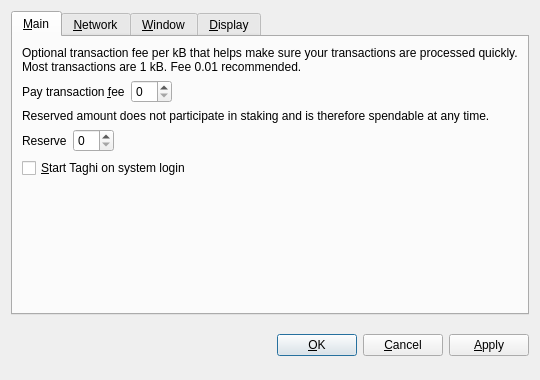
<?xml version="1.0" encoding="UTF-8"?>
<ui version="4.0">
 <class>OptionsDialog</class>
 <widget class="QDialog" name="OptionsDialog">
  <property name="geometry">
   <rect>
    <x>0</x>
    <y>0</y>
    <width>540</width>
    <height>380</height>
   </rect>
  </property>
  <property name="windowTitle">
   <string>Options</string>
  </property>
  <property name="modal">
   <bool>true</bool>
  </property>
  <layout class="QVBoxLayout" name="verticalLayout">
   <item>
    <widget class="QTabWidget" name="tabWidget">
     <property name="tabPosition">
      <enum>QTabWidget::North</enum>
     </property>
     <property name="currentIndex">
      <number>0</number>
     </property>
     <widget class="QWidget" name="tabMain">
      <attribute name="title">
       <string>&amp;Main</string>
      </attribute>
      <layout class="QVBoxLayout" name="verticalLayout_Main">
       <item>
        <widget class="QLabel" name="transactionFeeInfoLabel">
         <property name="text">
          <string>Optional transaction fee per kB that helps make sure your transactions are processed quickly. Most transactions are 1 kB. Fee 0.01 recommended.</string>
         </property>
         <property name="textFormat">
          <enum>Qt::PlainText</enum>
         </property>
         <property name="wordWrap">
          <bool>true</bool>
         </property>
        </widget>
       </item>
       <item>
        <layout class="QHBoxLayout" name="horizontalLayoutFee">
         <item>
          <widget class="QLabel" name="transactionFeeLabel">
           <property name="text">
            <string>Pay transaction &amp;fee</string>
           </property>
           <property name="textFormat">
            <enum>Qt::PlainText</enum>
           </property>
           <property name="buddy">
            <cstring>transactionFee</cstring>
           </property>
          </widget>
         </item>
         <item>
          <widget class="BitcoinAmountField" name="transactionFee"/>
         </item>
         <item>
          <spacer name="horizontalSpacerFee">
           <property name="orientation">
            <enum>Qt::Horizontal</enum>
           </property>
           <property name="sizeHint" stdset="0">
            <size>
             <width>40</width>
             <height>20</height>
            </size>
           </property>
          </spacer>
         </item>
        </layout>
       </item>
       <item>
        <widget class="QLabel" name="reserveBalanceInfoLabel">
         <property name="text">
          <string>Reserved amount does not participate in staking and is therefore spendable at any time.</string>
         </property>
         <property name="textFormat">
          <enum>Qt::PlainText</enum>
         </property>
         <property name="wordWrap">
          <bool>true</bool>
         </property>
        </widget>
       </item>
       <item>
        <layout class="QHBoxLayout" name="horizontalLayoutReserveBalance">
         <item>
          <widget class="QLabel" name="reserveBalanceLabel">
           <property name="text">
            <string>Reserve</string>
           </property>
           <property name="textFormat">
            <enum>Qt::PlainText</enum>
           </property>
           <property name="buddy">
            <cstring>reserveBalance</cstring>
           </property>
          </widget>
         </item>
         <item>
          <widget class="BitcoinAmountField" name="reserveBalance"/>
         </item>
         <item>
          <spacer name="horizontalSpacerReserveBalance">
           <property name="orientation">
            <enum>Qt::Horizontal</enum>
           </property>
           <property name="sizeHint" stdset="0">
            <size>
             <width>40</width>
             <height>20</height>
            </size>
           </property>
          </spacer>
         </item>
        </layout>
       </item>
       <item>
        <widget class="QCheckBox" name="bitcoinAtStartup">
         <property name="toolTip">
          <string>Automatically start Taghi after logging in to the system.</string>
         </property>
         <property name="text">
          <string>&amp;Start Taghi on system login</string>
         </property>
        </widget>
       </item>
       <item>
        <spacer name="verticalSpacer_Main">
         <property name="orientation">
          <enum>Qt::Vertical</enum>
         </property>
         <property name="sizeHint" stdset="0">
          <size>
           <width>20</width>
           <height>40</height>
          </size>
         </property>
        </spacer>
       </item>
      </layout>
     </widget>
     <widget class="QWidget" name="tabNetwork">
      <attribute name="title">
       <string>&amp;Network</string>
      </attribute>
      <layout class="QVBoxLayout" name="verticalLayout_Network">
       <item>
        <widget class="QCheckBox" name="mapPortUpnp">
         <property name="toolTip">
          <string>Automatically open the Taghi client port on the router. This only works when your router supports UPnP and it is enabled.</string>
         </property>
         <property name="text">
          <string>Map port using &amp;UPnP</string>
         </property>
        </widget>
       </item>
       <item>
        <widget class="QCheckBox" name="connectSocks">
         <property name="toolTip">
          <string>Connect to the Taghi network through a SOCKS5 proxy (e.g. when connecting through Tor).</string>
         </property>
         <property name="text">
          <string>&amp;Connect through SOCKS5 proxy:</string>
         </property>
        </widget>
       </item>
       <item>
        <layout class="QHBoxLayout" name="horizontalLayout_Network">
         <item>
          <widget class="QLabel" name="proxyIpLabel">
           <property name="text">
            <string>Proxy &amp;IP:</string>
           </property>
           <property name="textFormat">
            <enum>Qt::PlainText</enum>
           </property>
           <property name="buddy">
            <cstring>proxyIp</cstring>
           </property>
          </widget>
         </item>
         <item>
          <widget class="QValidatedLineEdit" name="proxyIp">
           <property name="maximumSize">
            <size>
             <width>140</width>
             <height>16777215</height>
            </size>
           </property>
           <property name="toolTip">
            <string>IP address of the proxy (e.g. 127.0.0.1)</string>
           </property>
          </widget>
         </item>
         <item>
          <widget class="QLabel" name="proxyPortLabel">
           <property name="text">
            <string>&amp;Port:</string>
           </property>
           <property name="textFormat">
            <enum>Qt::PlainText</enum>
           </property>
           <property name="buddy">
            <cstring>proxyPort</cstring>
           </property>
          </widget>
         </item>
         <item>
          <widget class="QLineEdit" name="proxyPort">
           <property name="maximumSize">
            <size>
             <width>55</width>
             <height>16777215</height>
            </size>
           </property>
           <property name="toolTip">
            <string>Port of the proxy (e.g. 9050)</string>
           </property>
          </widget>
         </item>
         <item>
          <spacer name="horizontalSpacer_Network">
           <property name="orientation">
            <enum>Qt::Horizontal</enum>
           </property>
           <property name="sizeHint" stdset="0">
            <size>
             <width>40</width>
             <height>20</height>
            </size>
           </property>
          </spacer>
         </item>
        </layout>
       </item>
       <item>
        <spacer name="verticalSpacer_Network">
         <property name="orientation">
          <enum>Qt::Vertical</enum>
         </property>
         <property name="sizeHint" stdset="0">
          <size>
           <width>20</width>
           <height>40</height>
          </size>
         </property>
        </spacer>
       </item>
      </layout>
     </widget>
     <widget class="QWidget" name="tabWindow">
      <attribute name="title">
       <string>&amp;Window</string>
      </attribute>
      <layout class="QVBoxLayout" name="verticalLayout_Window">
       <item>
        <widget class="QCheckBox" name="minimizeToTray">
         <property name="toolTip">
          <string>Show only a tray icon after minimizing the window.</string>
         </property>
         <property name="text">
          <string>&amp;Minimize to the tray instead of the taskbar</string>
         </property>
        </widget>
       </item>
       <item>
        <widget class="QCheckBox" name="minimizeOnClose">
         <property name="toolTip">
          <string>Minimize instead of exit the application when the window is closed. When this option is enabled, the application will be closed only after selecting Quit in the menu.</string>
         </property>
         <property name="text">
          <string>M&amp;inimize on close</string>
         </property>
        </widget>
       </item>
       <item>
        <spacer name="verticalSpacer_Window">
         <property name="orientation">
          <enum>Qt::Vertical</enum>
         </property>
         <property name="sizeHint" stdset="0">
          <size>
           <width>20</width>
           <height>40</height>
          </size>
         </property>
        </spacer>
       </item>
      </layout>
     </widget>
     <widget class="QWidget" name="tabDisplay">
      <attribute name="title">
       <string>&amp;Display</string>
      </attribute>
      <layout class="QVBoxLayout" name="verticalLayout_Display">
       <item>
        <layout class="QHBoxLayout" name="horizontalLayout_1_Display">
         <item>
          <widget class="QLabel" name="langLabel">
           <property name="text">
            <string>User Interface &amp;language:</string>
           </property>
           <property name="textFormat">
            <enum>Qt::PlainText</enum>
           </property>
           <property name="buddy">
            <cstring>lang</cstring>
           </property>
          </widget>
         </item>
         <item>
          <widget class="QValueComboBox" name="lang">
           <property name="toolTip">
            <string>The user interface language can be set here. This setting will take effect after restarting Taghi.</string>
           </property>
          </widget>
         </item>
        </layout>
       </item>
       <item>
        <layout class="QHBoxLayout" name="horizontalLayout_2_Display">
         <item>
          <widget class="QLabel" name="unitLabel">
           <property name="text">
            <string>&amp;Unit to show amounts in:</string>
           </property>
           <property name="textFormat">
            <enum>Qt::PlainText</enum>
           </property>
           <property name="buddy">
            <cstring>unit</cstring>
           </property>
          </widget>
         </item>
         <item>
          <widget class="QValueComboBox" name="unit">
           <property name="toolTip">
            <string>Choose the default subdivision unit to show in the interface and when sending coins.</string>
           </property>
          </widget>
         </item>
        </layout>
       </item>
       <item>
        <widget class="QCheckBox" name="coinControlFeatures">
         <property name="toolTip">
          <string>Whether to show coin control features or not.</string>
         </property>
         <property name="text">
          <string>Display coin &amp;control features (experts only!)</string>
         </property>
        </widget>
       </item>
       <item>
        <widget class="QCheckBox" name="minimizeCoinAge">
         <property name="toolTip">
          <string>Whether to select the coin outputs randomly or with minimal coin age.</string>
         </property>
         <property name="text">
          <string>Minimize weight consumption (experimental)</string>
         </property>
        </widget>
       </item>
       <item>
        <widget class="QCheckBox" name="useBlackTheme">
         <property name="text">
          <string>Use black visual theme (requires restart)</string>
         </property>
        </widget>
       </item>
       <item>
        <spacer name="verticalSpacer_Display">
         <property name="orientation">
          <enum>Qt::Vertical</enum>
         </property>
         <property name="sizeHint" stdset="0">
          <size>
           <width>20</width>
           <height>40</height>
          </size>
         </property>
        </spacer>
       </item>
      </layout>
     </widget>
    </widget>
   </item>
   <item>
    <layout class="QHBoxLayout" name="horizontalLayout_Buttons">
     <item>
      <spacer name="horizontalSpacer_1">
       <property name="orientation">
        <enum>Qt::Horizontal</enum>
       </property>
       <property name="sizeHint" stdset="0">
        <size>
         <width>40</width>
         <height>48</height>
        </size>
       </property>
      </spacer>
     </item>
     <item>
      <widget class="QLabel" name="statusLabel">
       <property name="font">
        <font>
         <weight>75</weight>
         <bold>true</bold>
        </font>
       </property>
       <property name="text">
        <string/>
       </property>
       <property name="textFormat">
        <enum>Qt::PlainText</enum>
       </property>
       <property name="wordWrap">
        <bool>true</bool>
       </property>
      </widget>
     </item>
     <item>
      <spacer name="horizontalSpacer_2">
       <property name="orientation">
        <enum>Qt::Horizontal</enum>
       </property>
       <property name="sizeHint" stdset="0">
        <size>
         <width>40</width>
         <height>48</height>
        </size>
       </property>
      </spacer>
     </item>
     <item>
      <widget class="QPushButton" name="okButton">
       <property name="text">
        <string>&amp;OK</string>
       </property>
      </widget>
     </item>
     <item>
      <widget class="QPushButton" name="cancelButton">
       <property name="text">
        <string>&amp;Cancel</string>
       </property>
       <property name="autoDefault">
        <bool>false</bool>
       </property>
      </widget>
     </item>
     <item>
      <widget class="QPushButton" name="applyButton">
       <property name="text">
        <string>&amp;Apply</string>
       </property>
       <property name="autoDefault">
        <bool>false</bool>
       </property>
      </widget>
     </item>
    </layout>
   </item>
  </layout>
 </widget>
 <customwidgets>
  <customwidget>
   <class>BitcoinAmountField</class>
   <extends>QSpinBox</extends>
   <header>bitcoinamountfield.h</header>
  </customwidget>
  <customwidget>
   <class>QValueComboBox</class>
   <extends>QComboBox</extends>
   <header>qvaluecombobox.h</header>
  </customwidget>
  <customwidget>
   <class>QValidatedLineEdit</class>
   <extends>QLineEdit</extends>
   <header>qvalidatedlineedit.h</header>
  </customwidget>
 </customwidgets>
 <resources/>
 <connections/>
</ui>
